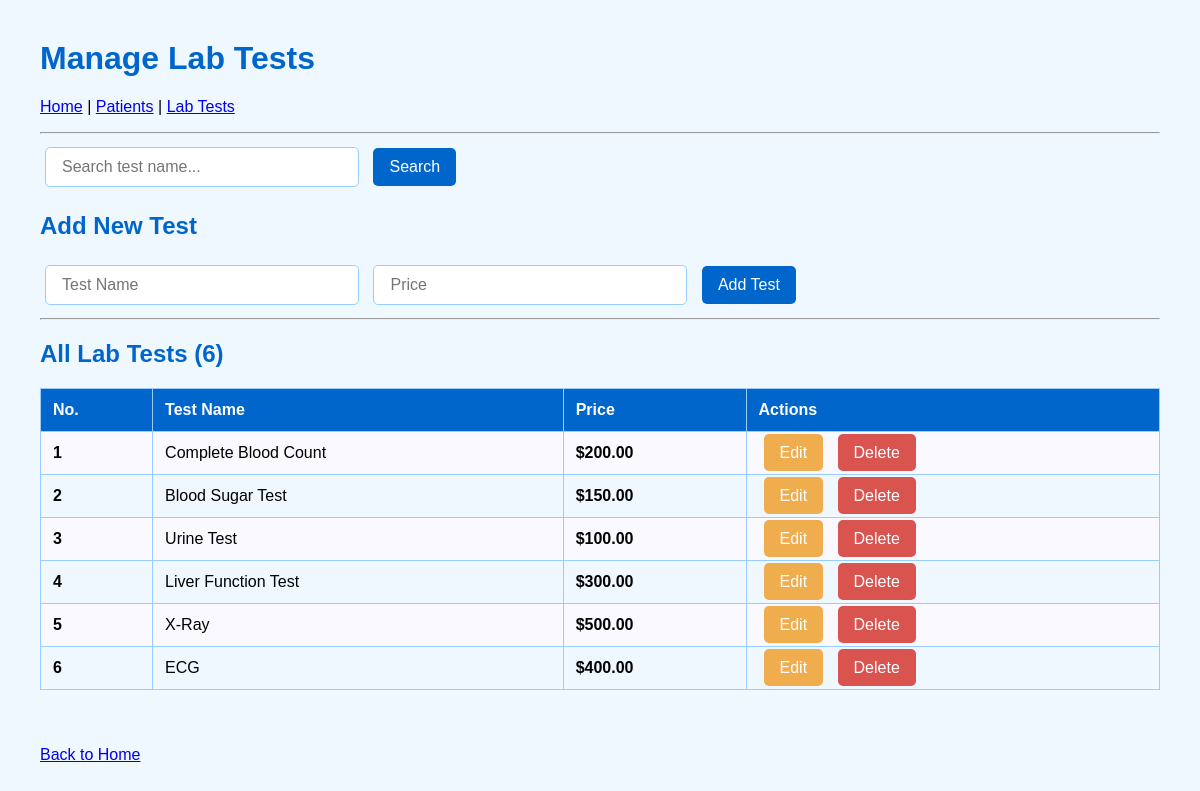
The page /hms/lab_tests.php on the database its author committed.
### tables this page shows
CREATE TABLE `lab_test` (
  `test_id` int(11) NOT NULL,
  `test_name` varchar(100) NOT NULL,
  `price` decimal(10,2) NOT NULL
);

### hms/lab_tests.php (the view, shortened to what this page needs)
<?php
require 'db.php';
$edit_mode = false;
$edit_id = $edit_name = $edit_price = "";
$search = isset($_GET['search']) ? trim($_GET['search']) : "";
$sql = "SELECT * FROM lab_test
        WHERE test_name LIKE ?
        ORDER BY test_id ASC";
$stmt = $pdo->prepare($sql);
$stmt->execute(["%$search%"]);
$tests = $stmt->fetchAll();
?>
<!DOCTYPE html>
<html>
<head>
</head>
<body>
<h1>Manage Lab Tests</h1>
<p>
    <a href="index.php">Home</a> |
    <a href="patients.php">Patients</a> |
    <a href="lab_tests.php">Lab Tests</a>
</p>
<hr>
<form method="GET">
    <input type="text" name="search" placeholder="Search test name..."
           value="<?= htmlspecialchars($search) ?>" size="40">
    <button type="submit">Search</button>
</form>
<h2><?= $edit_mode ? "Edit Test" : "Add New Test" ?></h2>
<form method="POST">
    <input type="text" name="test_name" placeholder="Test Name"
           value="<?= $edit_mode ? htmlspecialchars($edit_name) : '' ?>" required>
    <input type="number" step="0.01" name="price" placeholder="Price"
           value="<?= $edit_mode ? $edit_price : '' ?>" required min="0">
    <?php if ($edit_mode): ?>
        <input type="hidden" name="id" value="<?= $edit_id ?>">
        <button type="submit" name="update">Update Test</button>
        <a href="lab_tests.php<?= $search ? '?search='.urlencode($search) : '' ?>"
           class="btn cancel-btn">Cancel</a>
    <?php else: ?>
        <button type="submit" name="add">Add Test</button>
    <?php endif; ?>
</form>
<hr>
<h2>All Lab Tests (<?= count($tests) ?>)</h2>
<?php if (empty($tests)): ?>
    <p>No tests found. Add one above!</p>
<?php else: ?>
    <table>
        <tr>
            <th>No.</th>
            <th>Test Name</th>
            <th>Price</th>
            <th>Actions</th>
        </tr>
        <?php
        $serial = 1;
        foreach ($tests as $t):
        ?>
        <tr>
            <td><strong><?= $serial++ ?></strong></td>
            <td><?= htmlspecialchars($t['test_name']) ?></td>
            <td><strong>$<?= number_format($t['price'], 2) ?></strong></td>
            <td>
                <a href="?edit=<?= $t['test_id'] ?>&search=<?= urlencode($search) ?>"
                   class="btn edit-btn">Edit</a>
                <a href="?delete=<?= $t['test_id'] ?>&search=<?= urlencode($search) ?>"
                   onclick="return confirm('Delete \"<?= addslashes($t['test_name']) ?>\" forever?')"
                   class="btn delete-btn">Delete</a>
            </td>
        </tr>
        <?php endforeach; ?>
    </table>
<?php endif; ?>
<br><br>
<a href="index.php">Back to Home</a>
</body>
</html>

### hms/lab_tests.php (style rules this page uses)
body { font-family: Arial; background: #f0f8ff; margin: 40px; }
h1, h2 { color: #0066cc; }
input, button, .btn { padding: 10px 16px; margin: 5px; font-size: 16px; border-radius: 5px; }
input { border: 1px solid #99ccff; width: 280px; }
button, .btn { background: #0066cc; color: white; border: none; text-decoration: none; cursor: pointer; }
.edit-btn { background: #f0ad4e; }
.delete-btn { background: #d9534f; }
table { width: 100%; border-collapse: collapse; margin: 20px 0; }
th, td { border: 1px solid #99ccff; padding: 12px; text-align: left; }
th { background: #0066cc; color: white; }
tr:nth-child(even) { background: #f9f9ff; }

### rows shown on the page
lab_test: test_name "Complete Blood Count", price "200.00"
lab_test: test_name "Blood Sugar Test", price "150.00"
lab_test: test_name "Urine Test", price "100.00"
lab_test: test_name "Liver Function Test", price "300.00"
lab_test: test_name "X-Ray", price "500.00"
lab_test: test_name "ECG", price "400.00"

### other values the page prints
count($tests) "6"
